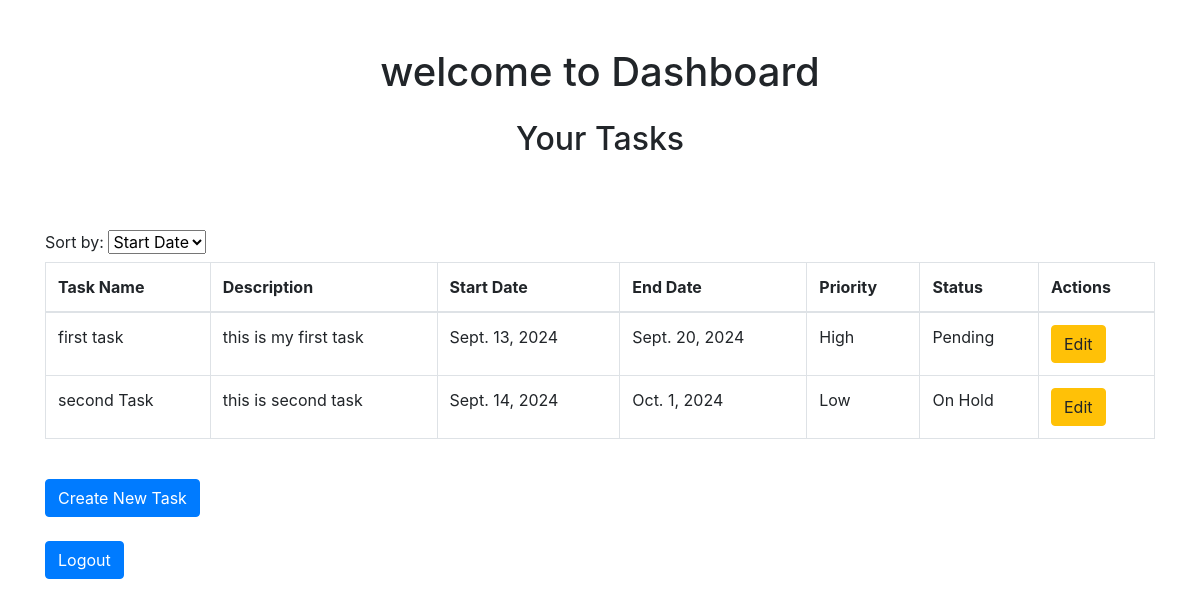
The app's page /dashboard/ (signed in), older data.
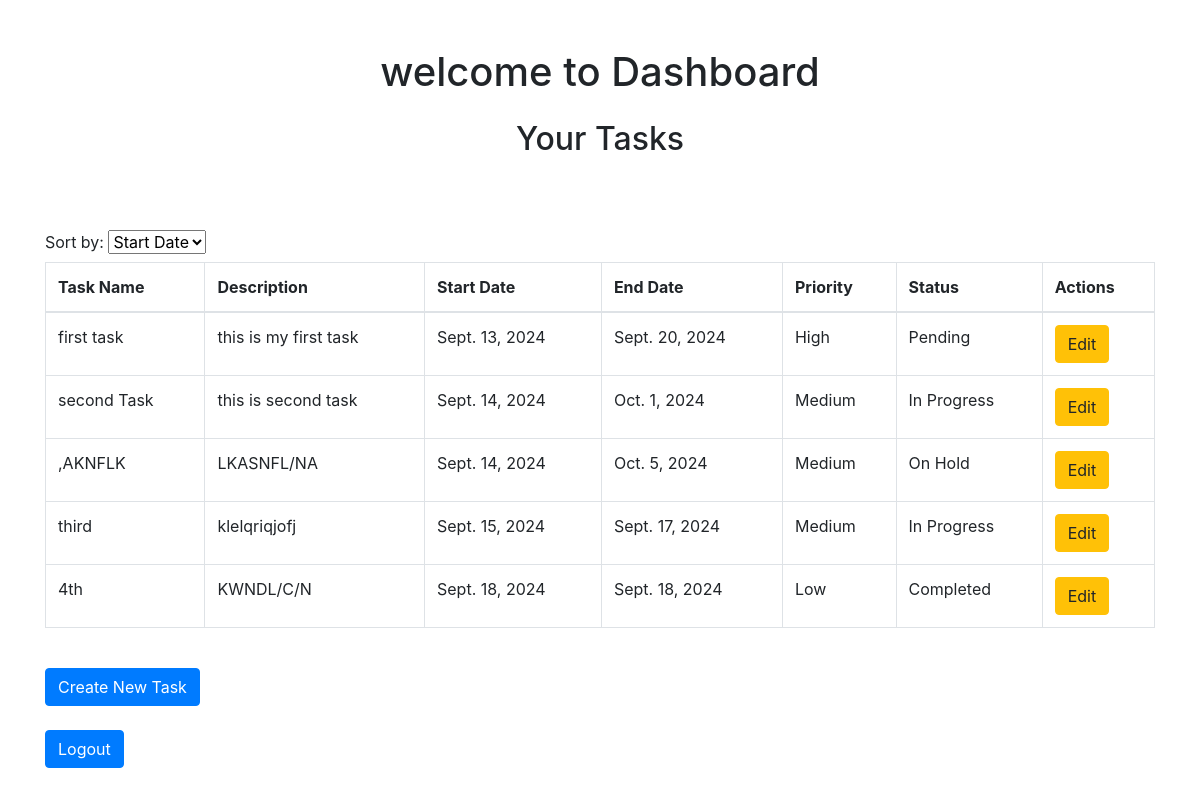
The same page, newer data.
### my_list/models.py (models this page shows, shortened)
class Task(models.Model):
    PRIORITY_CHOICES = [
        ('Low', 'Low'),
        ('Medium', 'Medium'),
        ('High', 'High'),
    ]
    STATUS_CHOICES = [
        ('Pending', 'Pending'),
        ('In Progress', 'In Progress'),
        ('Completed', 'Completed'),
        ('On Hold', 'On Hold'),
    ]
    user = models.ForeignKey(User, on_delete=models.CASCADE)
    task_name = models.CharField(max_length=255)
    description = models.TextField(blank=True, null=True)
    start_date = models.DateField()
    end_date = models.DateField()
    priority = models.CharField(max_length=10, choices=PRIORITY_CHOICES, default='Medium')
    status = models.CharField(max_length=20, choices=STATUS_CHOICES, default='Pending')

### my_list/views.py (the view)
# urls.py: path('dashboard/', views.Dashboard, name='dashboard'),
@login_required(login_url='/login/')
def Dashboard(request):
    sort_option = request.GET.get('sort_by', 'start_date')
    sort_options_map = {
        'start_date': 'start_date',
        'end_date': 'end_date',
        'priority': 'custom_priority',  # Custom sorting for priority
        'status': 'status',
    }
    tasks = models.Task.objects.filter(user=request.user)
    if sort_option == 'priority':
        tasks = tasks.annotate(
            custom_priority=Case(
                When(priority='High', then=Value(1)),  # 'High' from model
                When(priority='Medium', then=Value(2)),  # 'Medium' from model
                When(priority='Low', then=Value(3)),
                output_field=IntegerField(),
            )
        ).order_by('custom_priority')
    elif sort_option in sort_options_map:
        tasks = tasks.order_by(sort_options_map[sort_option])
    return render(request, 'dashboard.html', {'tasks': tasks, 'sort_option': sort_option})

### templates/dashboard.html (shortened to what this page needs)
<!DOCTYPE html>
<html lang="en">
<head>
    <link href="https://stackpath.bootstrapcdn.com/bootstrap/4.5.2/css/bootstrap.min.css" rel="stylesheet">
</head>
<body>
    <div class="container mt-5">
        <h1 class="text-center mb-4">welcome to Dashboard</h1>
        <h2 class="text-center mb-4">Your Tasks</h2>
        <br>
        <br>
        <form method="GET" action="">
            <label for="sort_by">Sort by:</label>
            <select name="sort_by" id="sort_by" onchange="this.form.submit()">
                <option value="start_date" {% if sort_option == 'start_date' %}selected{% endif %}>Start Date</option>
            </select>
        </form>
        {% if tasks %}
            <table class="table table-bordered">
                <thead>
                    <tr>
                        <th>Task Name</th>
                        <th>Description</th>
                        <th>Start Date</th>
                        <th>End Date</th>
                        <th>Priority</th>
                        <th>Status</th>
                        <th>Actions</th>
                    </tr>
                </thead>
                <tbody>
                    {% for task in tasks %}
                        <tr>
                            <td>{{ task.task_name }}</td>
                            <td>{{ task.description }}</td>
                            <td>{{ task.start_date }}</td>
                            <td>{{ task.end_date }}</td>
                            <td>{{ task.get_priority_display }}</td>
                            <td>{{ task.get_status_display }}</td>
                            <td>
                                <a href="{% url 'update_task' task.id %}" class="btn btn-warning">Edit</a>
                            </td>
                        </tr>
                    {% endfor %}
                </tbody>
            </table>
        {% else %}
            <p class="text-center">You have no tasks yet.</p>
        {% endif %}
    <a href="{% url 'create_task' %}" class="btn btn-primary mt-4">Create New Task</a><br>
    <a href="{% url 'logout' %}" class="btn btn-primary mt-4">Logout</a>
    </div>
</body>
</html>

Row changes from the older to the newer data that the page shows:
changed Task "second Task": priority "Low" → "Medium"; status "On Hold" → "In Progress"
added Task: task_name ",AKNFLK", description "LKASNFL/NA", start_date "Sept. 14, 2024", end_date "Oct. 5, 2024", priority "Medium", status "On Hold"
added Task: task_name "third", description "klelqriqjofj", start_date "Sept. 15, 2024", end_date "Sept. 17, 2024", priority "Medium", status "In Progress"
added Task: task_name "4th", description "KWNDL/C/N", start_date "Sept. 18, 2024", end_date "Sept. 18, 2024", priority "Low", status "Completed"
